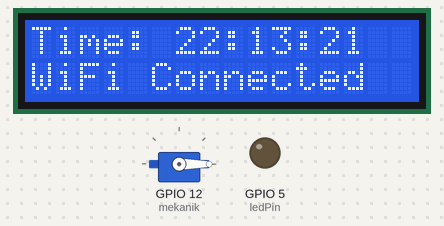
The sketch below on a simulated ESP8266 (NodeMCU). On the bench: 16×2 character LCD, servo, output pins drawn as LEDs (lit = HIGH). WiFi joins after 1.5 s; servers stay silent unless stated; the local clock reads 2024-03-15 10:24:30 at power-on unless the sketch sets it; EEPROM starts erased; what the sketch prints to the serial monitor is not drawn.

Above: at 3.2 s.
At 9.2 s:
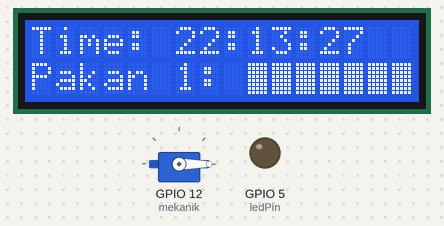
At 15.3 s:
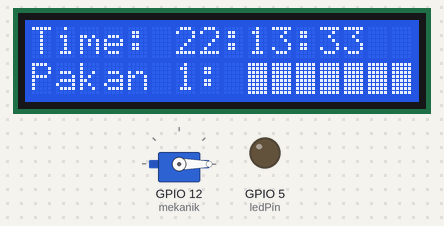
At 20.3 s:
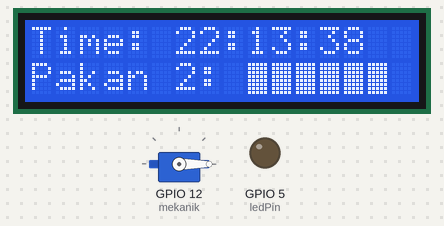
At 28.3 s:
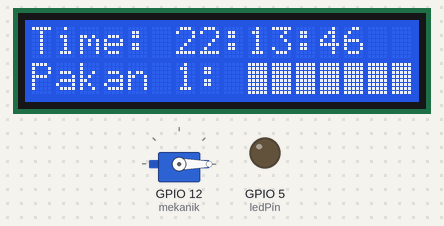
At 38.3 s:
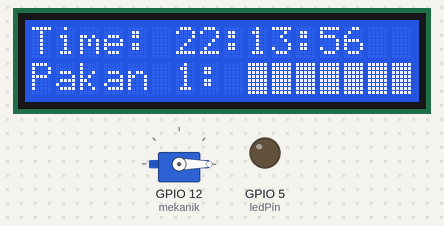

The sketch:

pakaniwak.ino
```cpp
#include <ESP8266WiFi.h>
#include <ESP8266HTTPClient.h>
#include <EEPROM.h>
#include <Wire.h>
#include "RTClib.h"
#include <LiquidCrystal_I2C.h>
#include <Servo.h>

const char* ssid = "anjay123";
const char* password = "bibabe123";

RTC_DS3231 rtc;
LiquidCrystal_I2C lcd(0x27, 16, 2);  // Ubah alamat I2C sesuai dengan modul LCD Anda
Servo mekanik;

const int ledPin = 5;  // Pin untuk LED
char time1[6], time2[6];
bool hasFedTime1 = false;
bool hasFedTime2 = false;

unsigned long lastHttpRequestTime = 0;
unsigned long lastTimeCheck = 0;
unsigned long lastToggleTime = 0;
const unsigned long httpRequestInterval = 10000;  // Interval 10 detik untuk cek HTTP
const unsigned long timeCheckInterval = 1000;     // Interval 1 detik untuk cek waktu
const unsigned long toggleInterval = 5000;        // Interval 5 detik untuk toggle tampilan

bool isFeeding = false;
bool displayTime1 = true;

void setup() {
  Serial.begin(115200);
  lcd.init();
  lcd.backlight();
  pinMode(ledPin, OUTPUT);
  digitalWrite(ledPin, LOW);  // Pastikan LED mati pada awal
  mekanik.attach(12); //D6
  mekanik.write(0);

  WiFi.begin(ssid, password);

  while (WiFi.status() != WL_CONNECTED) {
    delay(1000);
    Serial.println("Connecting to WiFi...");
    lcd.setCursor(0, 1);
    lcd.print("                ");  // Clear baris kedua
    lcd.setCursor(0, 1);
    lcd.print("Connecting WiFi");
  }

  Serial.println("Connected to WiFi");
  lcd.setCursor(0, 1);
  lcd.print("                ");  // Clear baris kedua
  lcd.setCursor(0, 1);
  lcd.print("WiFi Connected");

  if (!rtc.begin()) {
    Serial.println("Couldn't find RTC");
    lcd.setCursor(0, 1);
    lcd.print("                ");  // Clear baris kedua
    lcd.setCursor(0, 1);
    lcd.print("RTC not found");
    while (1);
  }

  if (rtc.lostPower()) {
    Serial.println("RTC lost power, setting the time!");
    lcd.setCursor(0, 1);
    lcd.print("                ");  // Clear baris kedua
    lcd.setCursor(0, 1);
    lcd.print("Setting RTC time");
    rtc.adjust(DateTime(F(__DATE__), F(__TIME__))); // Set waktu RTC ke waktu kompilasi
  }

  rtc.adjust(DateTime(F(__DATE__), F(__TIME__)));
  EEPROM.begin(512);
  readFeedTimes();
}

void loop() {
  unsigned long currentMillis = millis();

  // Pengecekan HTTP tiap 10 detik
  if (currentMillis - lastHttpRequestTime >= httpRequestInterval) {
    lastHttpRequestTime = currentMillis;
    checkFeedTimes();
  }

  // Pengecekan waktu tiap 1 detik
  if (currentMillis - lastTimeCheck >= timeCheckInterval) {
    lastTimeCheck = currentMillis;
    checkTimeAndFeed();
  }

   // Toggle tampilan tiap 5 detik
  if (currentMillis - lastToggleTime >= toggleInterval) {
    lastToggleTime = currentMillis;
    toggleDisplay();
  }
}

void checkFeedTimes() {
  if (WiFi.status() == WL_CONNECTED) {
    HTTPClient http;
    WiFiClient client;

    http.begin(client, "http://192.168.245.90/pakaniwak/get_feed_times.php");

    int httpCode = http.GET();

    if (httpCode > 0) {
      String payload = http.getString();
      Serial.println("Feed times from server: " + payload);

      int commaIndex = payload.indexOf(',');
      String t1 = payload.substring(0, commaIndex);
      String t2 = payload.substring(commaIndex + 1);

      // Potong detik dari string waktu
      t1 = t1.substring(0, 5);  // Ambil "HH:MM" dari "HH:MM:SS"
      t2 = t2.substring(0, 5);  // Ambil "HH:MM" dari "HH:MM:SS"

      t1.toCharArray(time1, 6);
      t2.toCharArray(time2, 6);

      saveFeedTimes(time1, time2);
    } else {
      Serial.println("Error on HTTP request");
      lcd.setCursor(0, 1);
      lcd.print("                ");  // Clear baris kedua
      lcd.setCursor(0, 1);
      lcd.print("HTTP Error");
    }

    http.end();
  } else {
    Serial.println("WiFi Disconnected");
    lcd.setCursor(0, 1);
    lcd.print("                ");  // Clear baris kedua
    lcd.setCursor(0, 1);
    lcd.print("WiFi Disconnected");
  }
}

void checkTimeAndFeed() {
  DateTime now = rtc.now();
  char currentTime[6];
  sprintf(currentTime, "%02d:%02d", now.hour(), now.minute());
  char currentSecond[3];
  sprintf(currentSecond, "%02d", now.second());

  Serial.print("Current time: ");
  Serial.print(currentTime);
  Serial.print(":");
  Serial.println(currentSecond);

  lcd.setCursor(0, 0);
  lcd.print("                ");  // Clear baris kedua
  lcd.setCursor(0, 0);
  lcd.print("Time: ");
  lcd.print(currentTime);
  lcd.print(":");
  lcd.print(currentSecond);

  if (strcmp(currentTime, time1) == 0 && strcmp(currentSecond, "00") == 0 && !hasFedTime1) {
    feed(time1);
    hasFedTime1 = true;
  } else if (strcmp(currentTime, time2) == 0 && strcmp(currentSecond, "00") == 0 && !hasFedTime2) {
    feed(time2);
    hasFedTime2 = true;
  }

  // Reset status setelah waktu berlalu untuk waktu berikutnya
  if (strcmp(currentTime, time1) != 0) {
    hasFedTime1 = false;
  }
  if (strcmp(currentTime, time2) != 0) {
    hasFedTime2 = false;
  }
}

void kasihPakan(int jumlah) {
  unsigned long startMillis;
  for(int a = 1; a <= jumlah; a++) {
    startMillis = millis();
    mekanik.write(150);
    while (millis() - startMillis < 100) {
      // Tunggu selama 100 ms
    }

    startMillis = millis();
    mekanik.write(0);
    while (millis() - startMillis < 100) {
      // Tunggu selama 100 ms
    }
  }
}

void feed(const char* feedTime) {
  Serial.print("Feeding at ");
  Serial.println(feedTime);
  isFeeding = true;  // Set flag to indicate feeding
  lcd.setCursor(0, 1);
  lcd.print("                ");  // Clear baris kedua
  lcd.setCursor(0, 1);
  lcd.print("Feeding: ON ");
  kasihPakan(10);
  isFeeding = false;  // Reset flag after feeding
}

void toggleDisplay() {
  if (isFeeding) return;  // Jangan lakukan toggle display saat feeding

  lcd.setCursor(0, 1);
  lcd.print("                ");  // Clear baris kedua

  if (displayTime1) {
    lcd.setCursor(0, 1);
    lcd.print("Pakan 1: ");
    lcd.print(time1);
  } else {
    lcd.setCursor(0, 1);
    lcd.print("Pakan 2: ");
    lcd.print(time2);
  }

  displayTime1 = !displayTime1;  // Toggle flag
}

void saveFeedTimes(const char* t1, const char* t2) {
  for (int i = 0; i < 6; i++) {
    EEPROM.write(i, t1[i]);
    EEPROM.write(i + 6, t2[i]);
  }
  EEPROM.commit();
}

void readFeedTimes() {
  for (int i = 0; i < 6; i++) {
    time1[i] = EEPROM.read(i);
    time2[i] = EEPROM.read(i + 6);
  }
}
```

Measured:
- what the display in image 0 shows lasts 1.0 s, from 3.2 s to 4.2 s
- what the display in image 1 shows lasts 1.1 s, from 9.2 s to 10.3 s
